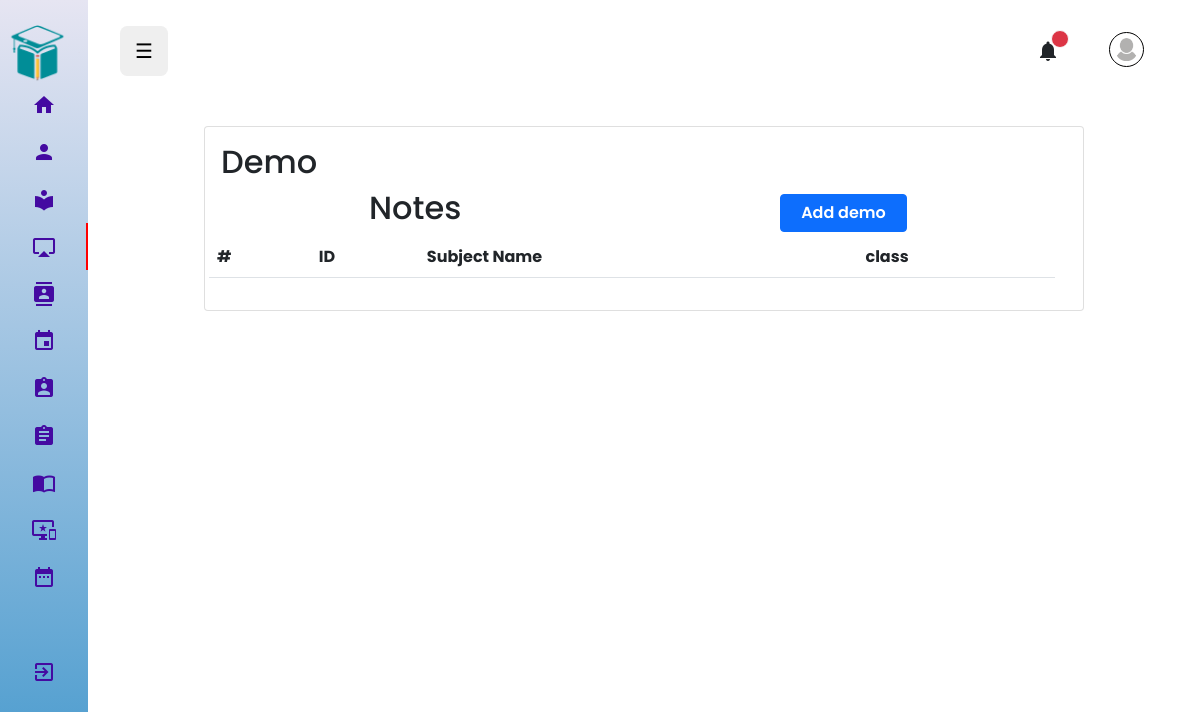
/admin/demo/index.php, run on an earlier commit of the app's database.
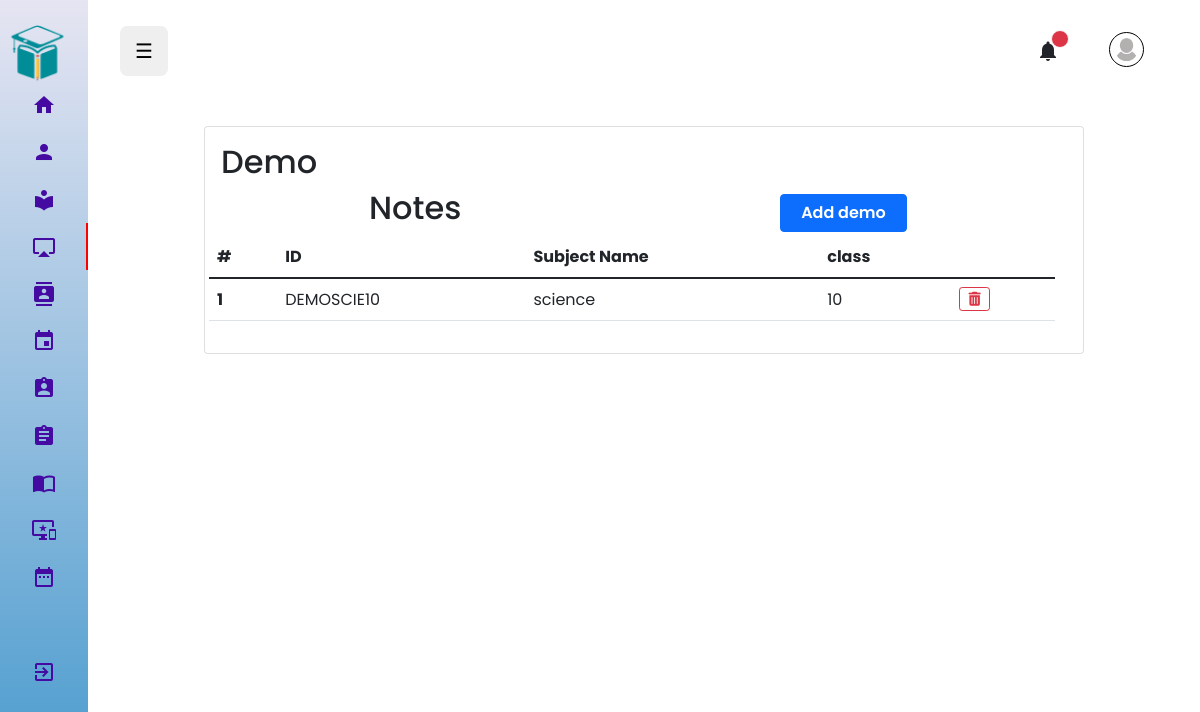
And on a later commit of the database.
### tables this page shows
CREATE TABLE `demo` (
  `demo_id` varchar(255) NOT NULL,
  `subject_id` varchar(255) NOT NULL,
  `video_file` varchar(255) NOT NULL
);

CREATE TABLE `subject` (
  `subject_id` varchar(255) NOT NULL,
  `name` varchar(255) NOT NULL,
  `class` int(11) NOT NULL,
  `overall_ratings` int(20) DEFAULT NULL
);

### admin/demo/index.php (the view, shortened to what this page needs)
<?php
    include('../mainInclude/header.php');
    include('../modals/addDemoModal.php');
    include('../../dbConnection.php');
?>
<section id="content">
    <div class="container p-4">
        <div class="card" style="width: 55rem;margin:auto;">
            <div class="card-body">
            <h2>Demo</h2>
            <div class="row admin-mybooks-header">
                    <h2>Notes</h2>
                <button type="button" class="btn btn-primary abutton" data-bs-toggle="modal" data-bs-target="#addDemoModalCenter">
                Add demo
                </button>
            <table class="table table-hover">
                <thead>
                    <tr>
                        <th scope="col">#</th>
                        <th scope="col">ID</th>
                        <th scope="col">Subject Name</th>
                        <th scope="col">class</th>
                    </tr>
                </thead>
                <tbody>
                    <?php
                    $sql = "SELECT * FROM demo
                                LEFT JOIN subject ON demo.subject_id = subject.subject_id
                            ";
                        $query = mysqli_query($conn, $sql);
                        $count=1;
                        while($result = mysqli_fetch_assoc($query)){
                            echo"<th scope='row'>".$count++."</th>";
                            echo "<td>".$result['demo_id']."</td>";
                            echo "<td>".$result['name']."</td>";
                            echo "<td>".$result['class']."</td>";
                            echo '
                                <td>
                                    <button name="deletebtn" class="btn btn-outline-danger deletebtn btn-sm" type="submit" id="'.$result['demo_id'].'"><i class="fas fa-trash-alt"></i></button>
                                </td>
                            </tr>
                            ';
                        }
                        ?>
                </tbody>
            </table>
            </div>
        </div>
    </div>
</section>
<?php include('../mainInclude/footer.php'); ?>

### admin/mainInclude/header.php (shortened to what this page needs)
<html lang="en">
<head>
    <link rel="stylesheet" href="../../css/bootstrap.css">
  <link rel="stylesheet" href="../css/style.css">
  <link rel="stylesheet" href="../../public/css/admin.css">
  <link rel="stylesheet" href="../../public/css/global.css">
</head>
<body>
<div id="mySidebar" class="sidebar">
      <div class="sidebar-header text-center">
        <img class="" src="../../public/assets/logo3.png" alt="logo">
      </div>
      <ul class="text-center s">
        <li class="slidebar-Item <?php if(PAGE == 'dashboard'){echo 'active';} ?>">
          <i class="material-icons ic">home</i>
          <a href="#" >Dashboard</a>
        </li>
        <li class="slidebar-Item <?php if(PAGE == 'users'){echo 'active';} ?>">
          <i class="material-icons ic">person</i>
          <a href="#userSubmenu" data-bs-toggle="collapse" aria-expanded="false">Users</a>
        </li>
        <li class="slidebar-Item <?php if(PAGE == 'subject'){echo 'active';} ?>">
          <i class="material-icons ic">local_library</i>
          <a href="../subject/Subject.php">Subject</a>
        </li>
        <li class="slidebar-Item <?php if(PAGE == 'demo'){echo 'active';} ?>">
          <i class="material-icons ic">airplay</i>
          <a href="#demoSubmenu" data-bs-toggle="collapse" aria-expanded="false">Demo</a>
        </li>
        <li class="slidebar-Item <?php if(PAGE == 'lecture'){echo 'active';} ?>">
          <i class="material-icons ic">contacts</i>
          <a href="#lectureSubmenu" data-bs-toggle="collapse" aria-expanded="false">Lecture</a>
        </li>
        <li class="slidebar-Item <?php if(PAGE == 'attendance'){echo 'active';} ?>">
          <i class="material-icons ic">event</i>
          <a href="#">Attendance</a>
        </li>
        <li class="slidebar-Item <?php if(PAGE == 'assignment'){echo 'active';} ?>">
          <i class="material-icons ic">assignment_ind</i>
          <a href="#">Assignment</a>
        </li>
        <li class="slidebar-Item <?php if(PAGE == 'examination'){echo 'active';} ?>">
          <i class="material-icons ic">assignment</i>
          <a href="#">Examination</a>
        </li>
        <li class="slidebar-Item <?php if(PAGE == 'notes'){echo 'active';} ?>">
          <i class="material-icons ic">import_contacts</i>
          <a href="../notes/notes.php">Notes</a>
        </li>
        <li class="slidebar-Item <?php if(PAGE == 'feedback'){echo 'active';} ?>">
          <i class="material-icons ic">important_devices</i>
          <a href="#">feedback</a>
        </li>
        <li class="slidebar-Item <?php if(PAGE == 'schedule'){echo 'active';} ?>">
          <i class="material-icons ic">date_range</i>
          <a href="#">Schedule</a>
        </li>
        <li class="slidebar-Item pt-5">
          <i class="material-icons ic">exit_to_app</i>
          <a href="../../logout.php">LogOut</a>
        </li>
      </ul>
    </div>
    <div id="main">
        <nav class="navbar nav sticky-top">
            <button class="openbtn">☰</button>
            <div class=" nav justify-content-end pe-4">
              <button type="button" class="btn position-relative pe-5" data-bs-toggle="popover-notify">
                <i class="material-icons">notifications</i>
                <span class="position-absolute top-1 start-90 translate-middle p-2 bg-danger border border-light rounded-circle">
                </span>
              </button>
              <a href="">
                <img src="../../public/assets/defaultpic.png" class="profile-pic">
              </a>
            </div>
          </nav>

### admin/modals/addDemoModal.php (shortened to what this page needs)
</div>

### admin/mainInclude/footer.php (shortened to what this page needs)
    </body>
</html>

### admin/css/style.css (style rules this page uses)
* { box-sizing: border-box; margin: 0; padding: 0; }
body { font-family: "Rubik", sans-serif; }
.sidebar-header img { width: 7.5em; transition: width .1s ease-in-out }
.sidebar { height: 100%; width: 0; position: fixed; z-index: 1; top: 0; left: 0; background:linear-gradient(#e6e5f2,#4599cd); overflow-x: hidden; transition: 0.5s; padding-top: 1.5em; }
.sidebar a { padding: 8px 8px 8px 32px; text-decoration: none; font-size: 25px; color: #818181; display: block; transition: 0.3s; }
.openbtn { font-size: 20px; cursor: pointer; border-radius: 15%; padding: 10px 15px; border: none; }
#main { transition: margin-left .5s; padding: 16px; padding-top: 0; }
.slidebar-Item { display: flex; align-items: center; }
.slidebar-Item a { font-size: 1.3rem; }
.active { border-right: 2px solid red; transition: .3s; }
.ic { color: #440aa1; cursor: default; }
.sidebar { width: 88px; }
#main { margin-left: 88px; }
.nav { padding: 1em; }
.profile-pic { padding: 5px; width: 35px; height: 35px; border-radius: 50%; border: 1px solid #000; }

### public/css/admin.css (style rules this page uses)
.admin-mybooks-header { width: 100%; justify-content: space-between; }
.admin-mybooks-header .abutton { width: 15%; font-weight: 600; }
.admin-mybooks-header h2 { width: 50%; }

### public/css/global.css (style rules this page uses)
* { padding: 0; margin: 0; box-sizing: border-box; font-family: var(--primary-font); }
:root { --primary-color: rgba(0, 118, 255, 0.9); --grey-color: rgb(233, 233, 233); --primary-font: "Poppins", sans-serif; --cursive-font: "Redressed", cursive; }
a { text-decoration: none; cursor: pointer; color: #000; }
button { cursor: pointer; border: none; outline: none; }
.row { display: flex; flex-direction: row; justify-content: center; align-items: center; }

What changed in the data, as far as the page shows it:
added demo: demo_id "DEMOSCIE10", subject.name "science", subject.class "10"
